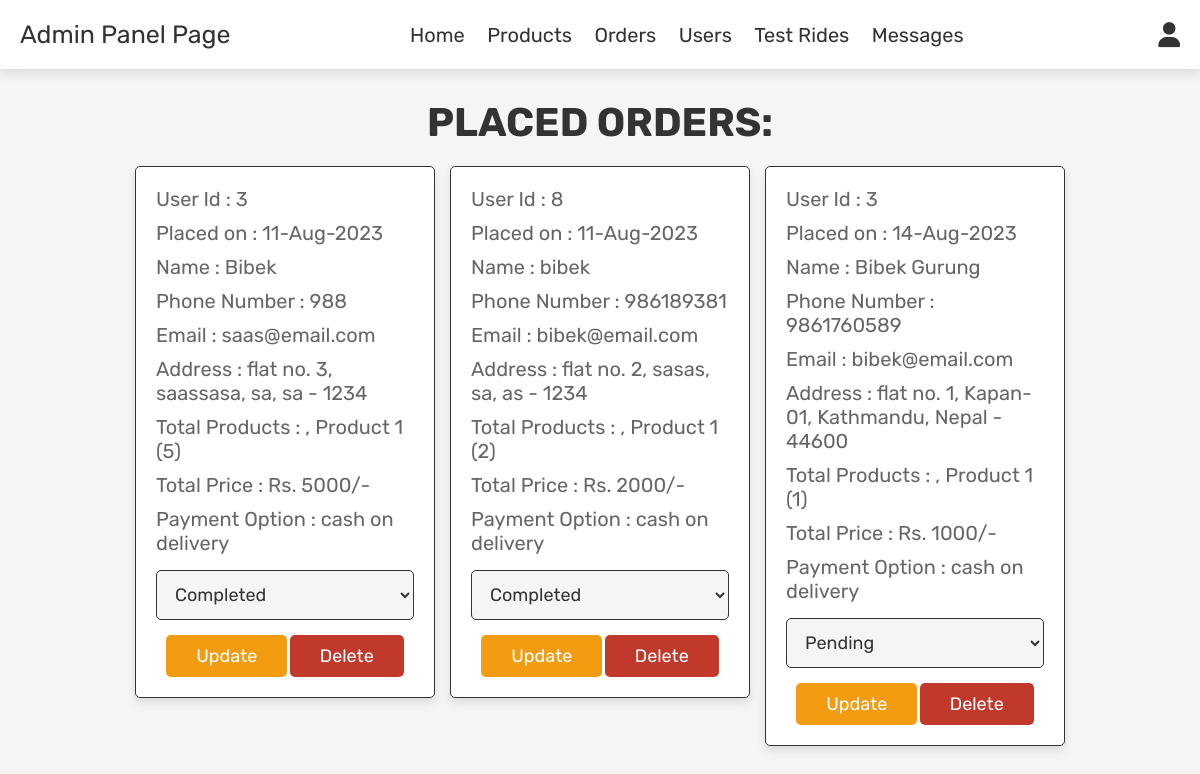
/admin_orders.php (signed in), run on the app's committed database.
### tables this page shows
CREATE TABLE `orders` (
  `id` int(255) NOT NULL,
  `user_id` int(255) NOT NULL,
  `name` varchar(255) NOT NULL,
  `number` varchar(255) NOT NULL,
  `email` varchar(255) NOT NULL,
  `method` varchar(255) NOT NULL,
  `address` varchar(255) NOT NULL,
  `total_products` varchar(255) NOT NULL,
  `total_price` varchar(255) NOT NULL,
  `placed_on` varchar(255) NOT NULL,
  `payment_status` varchar(255) NOT NULL DEFAULT 'pending'
);

### admin_orders.php (the view, shortened to what this page needs)
<?php
include 'config.php';
?>
<!DOCTYPE html>
<html lang="en">
<head>
   <link rel="stylesheet" href="https://cdnjs.cloudflare.com/ajax/libs/font-awesome/6.0.0/css/all.min.css">
   <link rel="stylesheet" href="css/admin_style.css">
</head>
<body>
<?php include 'admin_header.php'; ?>
<section class="orders">
   <h1 class="title">Placed Orders: </h1>
   <div class="box-container">
      <?php
      $select_orders = mysqli_query($conn, "SELECT * FROM `orders`") or die('query failed');
      if(mysqli_num_rows($select_orders) > 0){
         while($fetch_orders = mysqli_fetch_assoc($select_orders)){
      ?>
      <div class="box">
         <p> User Id : <span><?php echo $fetch_orders['user_id']; ?></span> </p>
         <p> Placed on : <span><?php echo $fetch_orders['placed_on']; ?></span> </p>
         <p> Name : <span><?php echo $fetch_orders['name']; ?></span> </p>
         <p> Phone Number : <span><?php echo $fetch_orders['number']; ?></span> </p>
         <p> Email : <span><?php echo $fetch_orders['email']; ?></span> </p>
         <p> Address : <span><?php echo $fetch_orders['address']; ?></span> </p>
         <p> Total Products : <span><?php echo $fetch_orders['total_products']; ?></span> </p>
         <p> Total Price : <span>Rs. <?php echo $fetch_orders['total_price']; ?>/-</span> </p>
         <p> Payment Option : <span><?php echo $fetch_orders['method']; ?></span> </p>
         <form action="" method="post">
            <select name="update_payment">
               <option value="" selected disabled><?php echo $fetch_orders['payment_status']; ?></option>
            </select>
            <input type="submit" value="update" name="update_order" class="option-btn">
            <a href="admin_orders.php?delete=<?php echo $fetch_orders['id']; ?>" onclick="return confirm('delete this order?');" class="delete-btn">Delete</a>
         </form>
      </div>
      <?php
         }
      }else{
         echo '<p class="empty">No Orders Placed Yet!</p>';
      }
      ?>
   </div>
</section>
</body>
</html>

### css/admin_style.css (style rules this page uses)
:root { --red:#c0392b; --orange:#f39c12; --black:#333; --white:#fff; --light-color:#666; --light-white:#ccc; --light-bg:#f5f5f5; --border:.1rem solid var(--black); --box-shadow:0 .5rem 1rem rgba(0,0,0,.1); }
* { font-family: 'Rubik', sans-serif; margin:0; padding:0; box-sizing: border-box; outline: none; border:none; text-decoration: none; transition:all .2s linear; }
html { font-size: 62.5%; overflow-x: hidden; }
body { background-color: var(--light-bg); }
section { padding:3rem 2rem; }
.title { text-align: center; margin-bottom: 2rem; text-transform: uppercase; color:var(--black); font-size: 4rem; }
.btn, .option-btn, .delete-btn, .white-btn { display: inline-block; margin-top: 1rem; padding:1rem 3rem; cursor: pointer; color:var(--white); font-size: 1.8rem; border-radius: .5rem; text-transform: capitalize; }
.option-btn { background-color: var(--orange); }
.delete-btn { background-color: var(--red); }
.orders .box-container { display: grid; grid-template-columns: repeat(auto-fit, 30rem); justify-content: center; gap:1.5rem; max-width: 1200px; margin:0 auto; align-items: flex-start; }
.orders .box-container .box { background-color: var(--white); padding:2rem; border:var(--border); box-shadow: var(--box-shadow); border-radius: .5rem; }
.orders .box-container .box p { padding-bottom: 1rem; font-size: 2rem; color:var(--light-color); }
.orders .box-container .box p span { color:var(--purple); }
.orders .box-container .box form { text-align: center; }
.orders .box-container .box form select { border-radius: .5rem; margin:.5rem 0; width: 100%; background-color: var(--light-bg); border:var(--border); padding:1.2rem 1.4rem; font-size: 1.8rem; color:var(--black); }

### data on the page
orders: user "3", placed_on "11-Aug-2023", name "Bibek", number "988", email "saas@email.com", address "flat no. 3, saassasa, sa, sa - 1234", total_products ", Product 1 (5)", total_price "5000", method "cash on delivery", update_payment "Completed"
orders: user "8", placed_on "11-Aug-2023", name "bibek", number "986189381", email "bibek@email.com", address "flat no. 2, sasas, sa, as - 1234", total_products ", Product 1 (2)", total_price "2000", method "cash on delivery", update_payment "Completed"
orders: user "3", placed_on "14-Aug-2023", name "Bibek Gurung", number "9861760589", email "bibek@email.com", address "flat no. 1, Kapan-01, Kathmandu, Nepal - 44600", total_products ", Product 1 (1)", total_price "1000", method "cash on delivery", update_payment "Pending"
